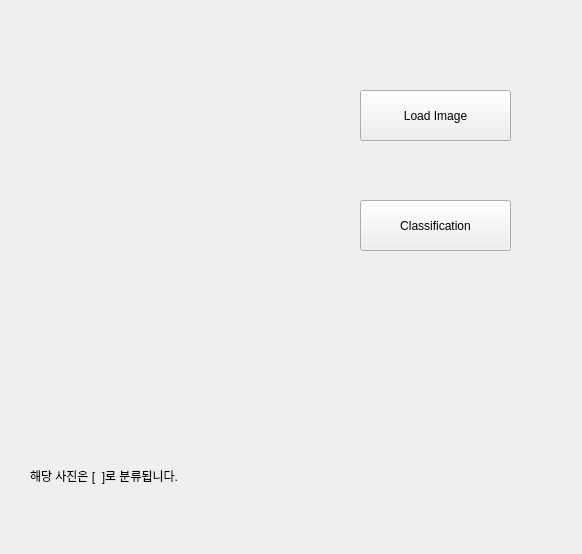
<?xml version="1.0" encoding="UTF-8"?>
<ui version="4.0">
 <class>Form</class>
 <widget class="QWidget" name="Form">
  <property name="geometry">
   <rect>
    <x>0</x>
    <y>0</y>
    <width>582</width>
    <height>554</height>
   </rect>
  </property>
  <property name="windowTitle">
   <string>Form</string>
  </property>
  <widget class="QPushButton" name="upload_button">
   <property name="geometry">
    <rect>
     <x>360</x>
     <y>90</y>
     <width>151</width>
     <height>51</height>
    </rect>
   </property>
   <property name="text">
    <string>Load Image</string>
   </property>
  </widget>
  <widget class="QPushButton" name="classify">
   <property name="geometry">
    <rect>
     <x>360</x>
     <y>200</y>
     <width>151</width>
     <height>51</height>
    </rect>
   </property>
   <property name="text">
    <string>Classification</string>
   </property>
  </widget>
  <widget class="QLabel" name="label">
   <property name="geometry">
    <rect>
     <x>30</x>
     <y>450</y>
     <width>341</width>
     <height>51</height>
    </rect>
   </property>
   <property name="text">
    <string>해당 사진은 [  ]로 분류됩니다.</string>
   </property>
  </widget>
  <widget class="QLabel" name="answer_lavel">
   <property name="geometry">
    <rect>
     <x>30</x>
     <y>60</y>
     <width>251</width>
     <height>291</height>
    </rect>
   </property>
   <property name="text">
    <string/>
   </property>
   <property name="pixmap">
    <pixmap>../../phy2024/myProj02/res/regist.png</pixmap>
   </property>
  </widget>
 </widget>
 <resources/>
 <connections/>
</ui>
